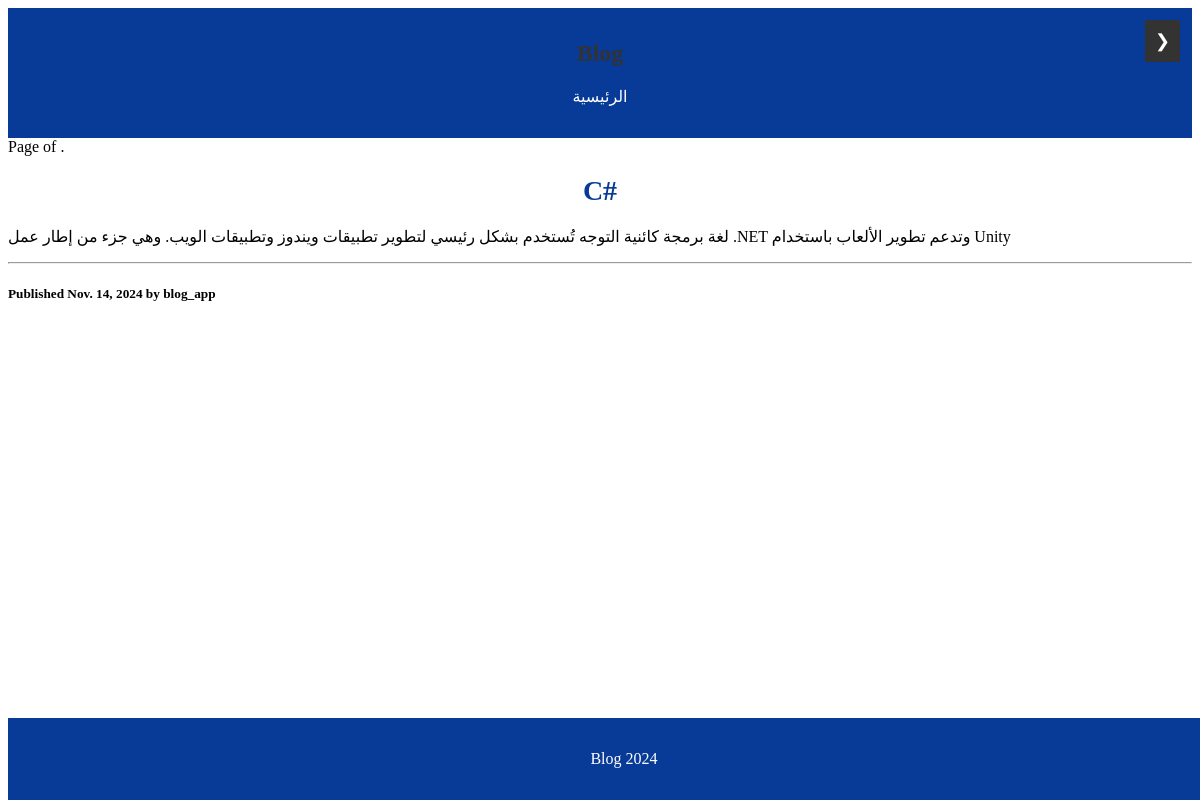
The page /2024/11/14/C-/ on the database its author committed.
### home/models.py (models this page shows, shortened)
class Post(models.Model):
    class Status(models.TextChoices):
        DRAFT = 'DF', 'Draft'
        PUBLISHED = 'PB', 'Published'
    title = models.CharField(max_length=200)
    auther = models.ForeignKey(User ,on_delete=models.CASCADE , related_name= 'blog_post',null=True , blank=True)
    slug = models.SlugField(max_length=200 , unique_for_date='publish',null=True , blank=True)
    body = models.TextField()
    publish = models.DateField(default=timezone.now)
    created = models.DateField(auto_now_add=True)
    updated = models.DateField(auto_now_add=True)
    status = models.CharField(max_length=2,choices=Status.choices,default=Status.DRAFT)
    class Meta:
        ordering = ['-publish']  #to order the posts from oldest to newest
        indexes =[
            models.Index(fields=['publish']),
        ]

### home/views.py (the view)
# urls.py: path('<int:year>/<int:month>/<int:day>/<slug:post>/',views.post_details,name='details'),
def post_details(request, year, month, day, post):
    post = get_object_or_404(Post,
                            slug=post,
                            publish__year=year,
                            publish__month=month,
                            publish__day=day)
    return render(request , 'details.html',{'post':post})

### templates/details.html (shortened to what this page needs)
{% extends "base.html" %}
{% block content %}
<h1>{{ post.title }}</h1>
<p>
    {{post.body}}
</p>
<hr>
<h5 class="date">
    Published {{post.publish}} by {{post.auther}}
</h5>
{% endblock %}

### static/style.css (style rules this page uses)
h1 { font-size: 24px; text-align: center; margin-bottom: 20px; color: #333333; }
.container h1 { font-size: 28px; text-align: center; margin-bottom: 20px; color: #083a98; }
body::after { content: ""; display: block; height: 60px; }

### rows shown on the page
Post: title "C#", body "لغة برمجة كائنية التوجه تُستخدم بشكل رئيسي لتطوير تطبيقات ويندوز وتطبيقات الويب. وهي جزء من إطار عمل .NET وتدعم تطوير الألعاب باستخدام Unity", publish "Nov. 14, 2024", auther "blog_app"
